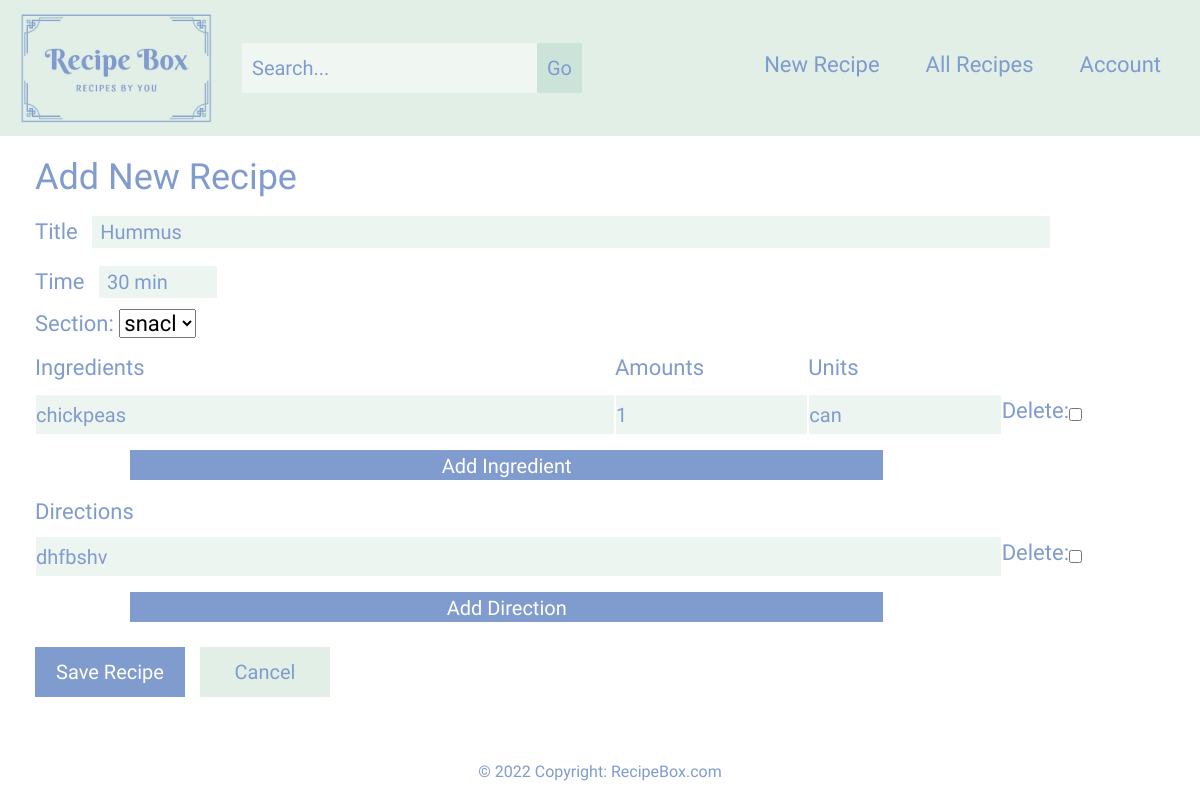
The page /recipe/hummus/edit (signed in) on the database as committed earlier.
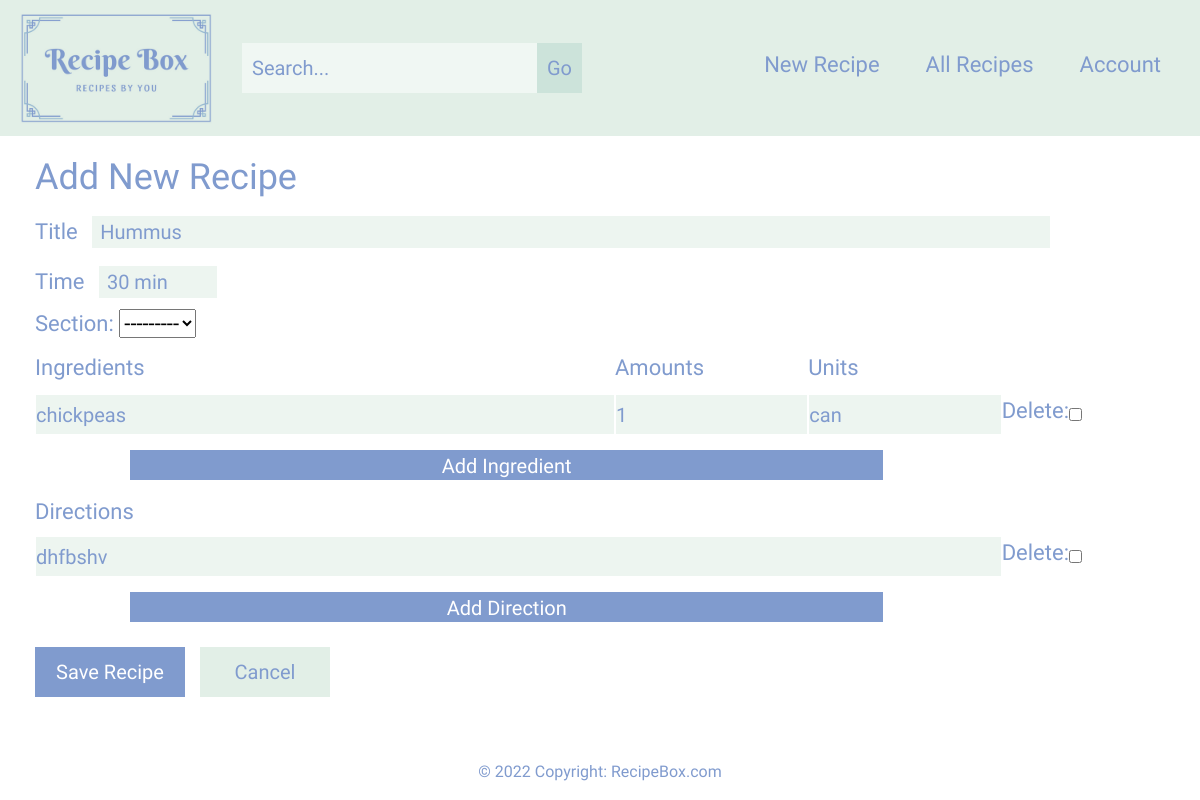
The same page on the database as committed later.
### base/models.py (models this page shows, shortened)
class Recipe(models.Model):
    user = models.ForeignKey(settings.AUTH_USER_MODEL, on_delete=models.CASCADE)
    name = models.CharField(max_length = 150)
    slug = models.SlugField(unique=True, blank=True, null=True)
    time_to_make = models.CharField(max_length = 25, default=0)
    timestamp = models.DateTimeField(auto_now_add=True)
    updated = models.DateTimeField(auto_now=True)
    section = models.ForeignKey(Section, related_name='recipes', on_delete=models.SET_NULL, null=True, blank=True)
    pinned = models.BooleanField(default=False)
    class Meta:
        verbose_name = ('Recipe')
        verbose_name_plural = ('Recipes')

### base/views.py (the view, shortened to what this page needs)
# urls.py: path("recipe/<str:title>/edit", views.edit_recipe, name="edit_recipe"),
@login_required
def edit_recipe(request, title=None, *args, **kwargs):
    user = request.user
    recipe_obj = Recipe.objects.get(slug=title)
    form = RecipeForm(user, instance=recipe_obj)
    IngredientFormset = inlineformset_factory(Recipe, Ingredient, form=IngredientForm, extra=0)
    formset = IngredientFormset(instance=recipe_obj)
    InstructionFormset = inlineformset_factory(Recipe, Instruction, form=InstructionForm, extra=0)
    formset2 = InstructionFormset(instance=recipe_obj)
    context = {
        'form': form,
        'formset': formset,
        'formset2': formset2,
    }
    return render(request, "new_recipe.html", context)

### base/forms.py
class RecipeForm(forms.ModelForm):
    error_css_class = 'error-field'
    required_css_class = 'required-field'
    name = forms.CharField(label="Title", label_suffix="", widget=forms.TextInput(attrs={'id' : "title"}))
    time_to_make = forms.CharField(label="Time", label_suffix="", widget=forms.TextInput(attrs={'id' : "time"}))
    class Meta:
        model = Recipe
        fields = ['name', 'time_to_make', 'section']
    def __init__(self, user, *args, **kwargs):
        super(RecipeForm, self).__init__(*args, **kwargs)
        self.fields['section'].queryset = Section.objects.filter(user=user)

### base/models.py (called while the page is built)
    def __str__(self):
        return self.name

### templates/new_recipe.html (shortened to what this page needs)
{% extends "base.html" %}
{% block page_content %}
<section id="new-recipe">
    <h2>Add New Recipe</h2>
    <form action="" method="POST">
        {% for field in form %}
        <div class='{% if field.field.required %}{{ form.required_css_class }}{%endif%}'>
            {{ field.label_tag }} {{ field }}
        </div>
        {% endfor %}
        <div class="input_ingredient_wrap">
            <div class="row">
                <div class="ingredient-col col-sm-6 ingredient-title">
                        <label for="Ingredient">Ingredients</label>
                </div>
                <div class="amount-col col-sm-2 amount-title">
                    <label for="Amount">Amounts</label>
            </div>
            <div class="amount-col col-sm-2 amount-title">
                <label id="unit-title">Units</label>
        </div>
            </div>
        </div>
        {% if formset %}
        <div id='ingredient-form-list' class='row'>
            {% for form in formset %}
                {{ form }}
            {% endfor %}
        </div>
        <button id='add-btn' class="col-sm-8 recipe-btn" type='button'>Add Ingredient</button>
        {% endif %}
        <div class="input_instruction_wrap">
            <div class="row">
                <div class="instruction-col col-sm-6 instruction-text">
                        <label for="Instruction">Directions</label>
                </div>
            </div>
        </div>
        {% if formset2 %}
        <div id='instruction-form-list' class='row'>
            {% for form in formset2 %}
                {{ form }}
            {% endfor %}
        </div>
        <button id='add-btn2' class="col-sm-8 recipe-btn" type='button'>Add Direction</button>
        {% endif %}
        <br>
        <button id="create-btn" type="submit">Save Recipe</button>
    </form>
    <a href="/"><button id="cancel-btn" type="Cancel">Cancel</button></a>
</section>
{% endblock %}

Rows that differ between the two databases and show on the page:
changed Recipe "Hummus": section "snacl" → "---------"
